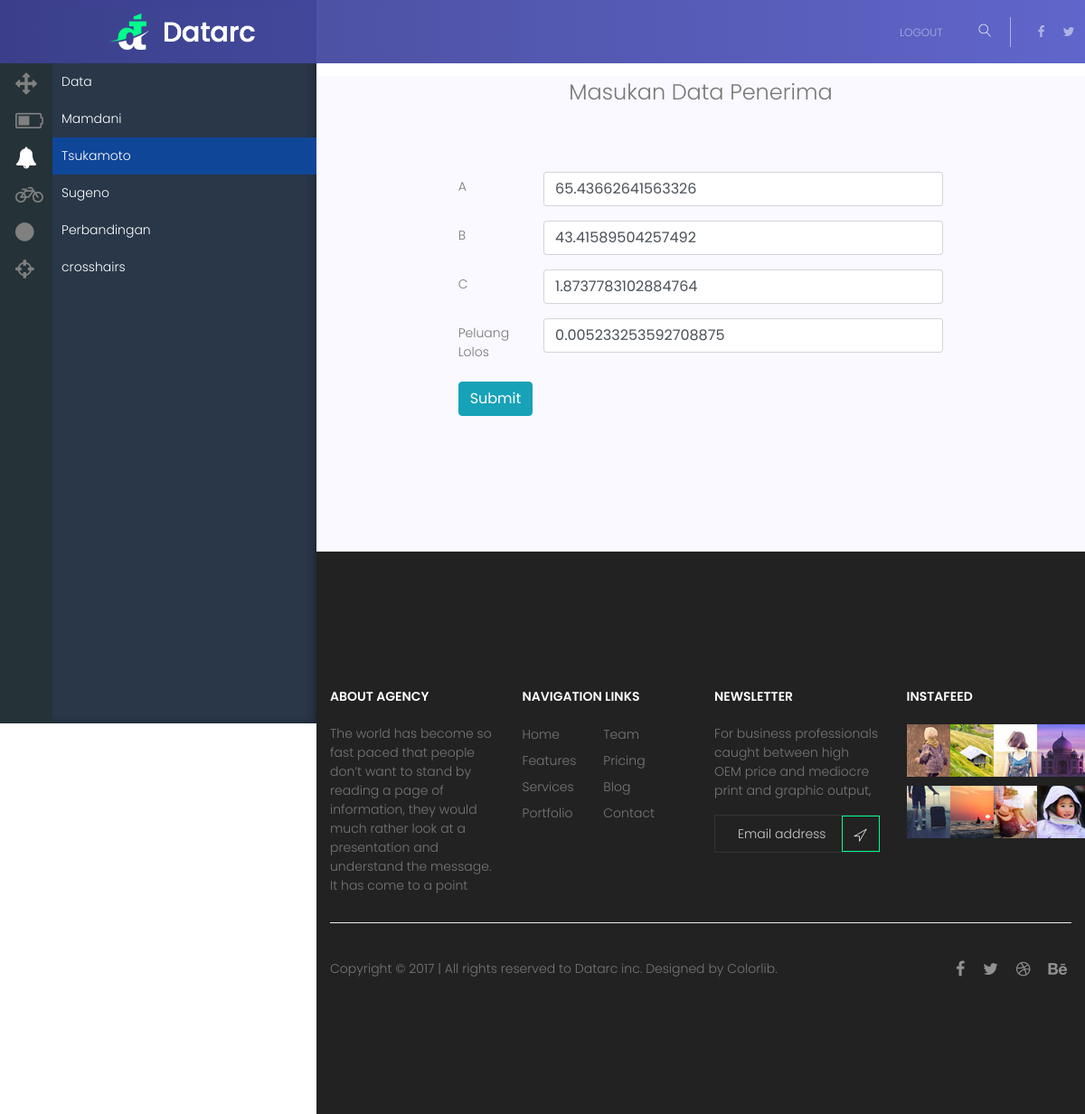
Before: /app/data/edit?id=1 (signed in) with the older database file.
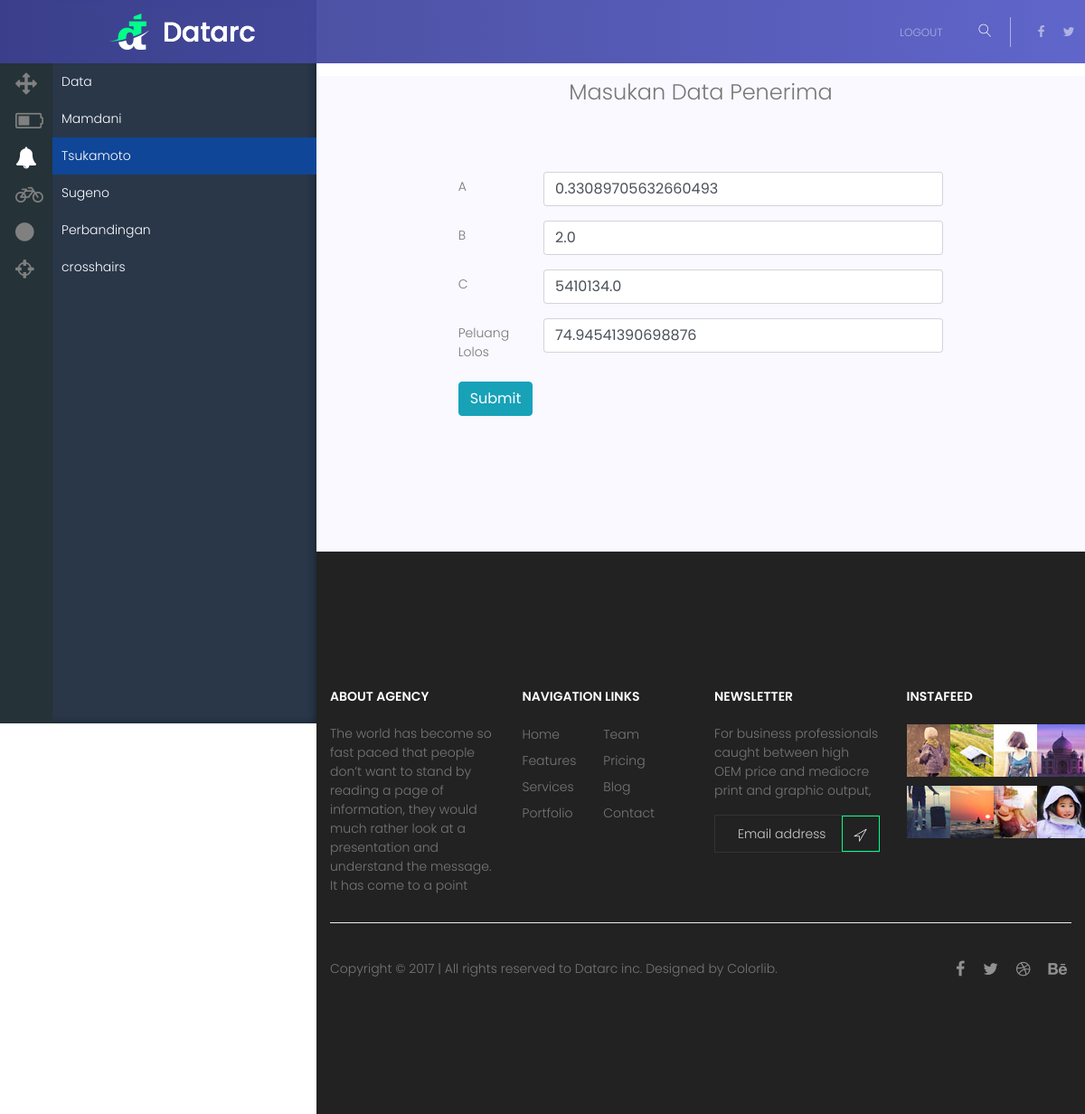
After: the same page with the newer database file.
### app/model.py (models this page shows)
class AppData(Base):
    __tablename__ = 'app_data'
    id = Column(Integer, primary_key=True)
    a = Column(Float, default=0.0)
    b = Column(Float, default=0.0)
    c = Column(Float, default=0.0)
    target = Column(Float, default=0.0)

### app/main_app.py (the view)
@bp.route('/data/edit', methods=['GET', 'POST'])
@dbsession_required
@login_required
def dataEdit():
    data_id = request.args.get('id')
    dbsession = g.get('dbsession')
    record = dbsession.query(AppData).filter_by(id=int(data_id)).first()
    if request.method == 'POST':
        a = request.form['a']
        b = request.form['b']
        c = request.form['c']
        target = request.form['target']
        record.a = a
        record.b = b
        record.c = c
        record.target = target
        dbsession.commit()
        return render_template('app/data-edit-result.html', id=data_id)
    else:
        return render_template('app/data-edit.html', x=record)

### app/auth.py (called while the page is built)
def login_required(f):
    @wraps(f)
    def decorated_function(*args, **kwargs):
        if 'user_id' not in session:
            return redirect(url_for('/auth/login'), next=request.url)
        return f(*args, **kwargs)
    return decorated_function

### app/model.py (called while the page is built)
def create_session():
    Base.metadata.bind = engine
    session = DBSession(bind=engine)
    return session

def dbsession_required(f):
    @wraps(f)
    def wrap(*args, **kwargs):
        dbsession = g.pop('dbsession', None)
        if dbsession is None:
            g.dbsession = create_session()
        return f(*args, **kwargs)
    return wrap

def close_session(e=None):
    session = g.pop('dbsession', None)
    if session is not None:
        session.close()

### app/templates/app/data-edit.html (shortened to what this page needs)
<!DOCTYPE html>
<html lang="zxx" class="no-js">
  <head>
    {% include 'commons/header.html' %}
    <link rel="stylesheet" href="/static/css/sidebar.css" />
  </head>
	<body>
    {% include 'app/commons/static-nav.html' %}
    {% include 'app/commons/sidebar.html' %}
    <div id="app-wrapper" class="top-section">
        <section class="gray-bg pb-150">
            <div class="container">
              <div class="row justify-content-center">
                <div class="col-lg-10">
                  <div class="section-title text-center">
                    <h3>Masukan Data Penerima</h3>
                  </div>
                </div>
              </div>
              <div class="row">
                <div class="col-md-8 col-sm-12 mx-auto">
                  <form method='POST' action="?id={{ x.id }}">
                    <div class="form-group row">
                      <label class="col-sm-2 col-form-label">A</label>
                      <div class="col-sm-10">
                        <input name="a" type="number" class="form-control" min="0" step="0.01"
                          value="{{ x.a }}"
                        />
                      </div>
                    </div>
                    <div class="form-group row">
                      <label class="col-sm-2 col-form-label">B</label>
                      <div class="col-sm-10">
                        <input name="b" type="number" class="form-control" min="0" step="0.01"
                          value="{{ x.b }}"
                        />
                      </div>
                    </div>
                    <div class="form-group row">
                      <label class="col-sm-2 col-form-label">C</label>
                      <div class="col-sm-10">
                        <input name="c" type="number" class="form-control" min="0" step="0.01"
                          value="{{ x.c }}"
                        />
                      </div>
                    </div>
                    <div class="form-group row">
                      <label class="col-sm-2 col-form-label">Peluang Lolos</label>
                      <div class="col-sm-10">
                        <input name="target" type="number" class="form-control" min="0" step="0.01"
                          value="{{ x.target }}"
                        />
                      </div>
                    </div>
                    <button type="submit" class="btn btn-info">Submit</button>
                  </form>
                </div>
              </div>
            </div>
          </section>
      {% include 'commons/footer.html' %}
    </div>
	</body>
</html>

### app/templates/commons/header.html (shortened to what this page needs)
  <link rel="stylesheet" href="/static/css/linearicons.css">
  <link rel="stylesheet" href="/static/css/owl.carousel.css">
  <link rel="stylesheet" href="/static/css/font-awesome.min.css">
  <link rel="stylesheet" href="/static/css/animate.css">
  <link rel="stylesheet" href="/static/css/bootstrap.css">
  <link rel="stylesheet" href="/static/css/main.css">

### app/templates/app/commons/static-nav.html (shortened to what this page needs)
<header class="default-header">
    <div class="sticky-wrapper is-sticky" style="height: 70px">
      <div class="static-header" style="width: 1351px; position: fixed; top: 0px;">
        <div class="container">
          <div class="header-content d-flex justify-content-between align-items-center">
            <div class="logo">
              <a href="/" class="smooth"><img src="/static/img/logo.png" alt=""></a>
            </div>
            <div class="right-bar d-flex align-items-center">
              <nav class="d-flex align-items-center">
                <ul class="main-menu">
                  <li><a href="/auth/logout">Logout</a></li>
                </ul>
              </nav>
              <div class="search relative">
                <span class="lnr lnr-magnifier"></span>
              </div>
              <div class="header-social d-flex align-items-center">
                <a href="#"><i class="fa fa-facebook"></i></a>
                <a href="#"><i class="fa fa-twitter"></i></a>
              </div>
            </div>
          </div>
        </div>
      </div>
    </div>
  </header>

### app/templates/app/commons/sidebar.html
<div class="wrapper">
    <aside class="main_sidebar">
        <ul>
            <li><i class="fa fa-arrows"></i><a href="/app/data">Data</a></li>
            <li><i class="fa fa-battery-2"></i><a href="/app/mamdani">Mamdani</a></li>
            <li class="active"><i class="fa fa-bell"></i><a href="#">Tsukamoto</a></li>
            <li><i class="fa fa-bicycle"></i><a href="#">Sugeno</a></li>
            <li><i class="fa fa-circle"></i><a href="#">Perbandingan</a></li>
            <li><i class="fa fa-crosshairs"></i><a href="#">crosshairs</a></li>
        </ul>
    </aside>
    <div class="mian">
        <h1>Prakash </h1>
    </div>
</div>

### app/templates/commons/footer.html (shortened to what this page needs)
<footer class="section-full">
    <div class="container">
      <div class="row">
        <div class="col-lg-3 col-sm-6">
          <div class="single-footer-widget">
            <h6 class="text-white text-uppercase mb-20">About Agency</h6>
            <p>The world has become so fast paced that people don’t want to stand by reading a page of information, they would much rather look at a presentation and understand the message. It has come to a point </p>
          </div>
        </div>
        <div class="col-lg-3 col-sm-6">
          <div class="single-footer-widget">
            <h6 class="text-white text-uppercase mb-20">Navigation Links</h6>
            <div class="d-flex">
              <ul class="footer-nav">
                <li><a href="#">Home</a></li>
                <li><a href="#">Features</a></li>
                <li><a href="#">Services</a></li>
                <li><a href="#">Portfolio</a></li>
              </ul>
              <ul class="ml-30 footer-nav">
                <li><a href="#">Team</a></li>
                <li><a href="#">Pricing</a></li>
                <li><a href="#">Blog</a></li>
                <li><a href="#">Contact</a></li>
              </ul>
            </div>
          </div>
        </div>
        <div class="col-lg-3 col-sm-6">
          <div class="single-footer-widget">
            <h6 class="text-white text-uppercase mb-20">Newsletter</h6>
            <p>For business professionals caught between high OEM price and mediocre print and graphic output,</p>
            <div id="mc_embed_signup">
              <form target="_blank" novalidate action="https://spondonit.us12.list-manage.com/subscribe/post?u=1462626880ade1ac87bd9c93a&id=92a4423d01" method="get" class="subscription relative d-flex justify-content-center">
                <input type="email" name="EMAIL" placeholder="Email address" onfocus="this.placeholder = ''" onblur="this.placeholder = 'Email address'" required>
                <button type="submit" class="newsletter-btn" name="subscribe"><span class="lnr lnr-location"></span></button>
              </form>
            </div>
          </div>
        </div>
        <div class="col-lg-3 col-sm-6">
          <div class="single-footer-widget">
            <h6 class="text-white text-uppercase mb-20">Instafeed</h6>
            <ul class="instafeed d-flex flex-wrap">
              <li><img src="img/i1.jpg" alt=""></li>
              <li><img src="img/i2.jpg" alt=""></li>
              <li><img src="img/i3.jpg" alt=""></li>
              <li><img src="img/i4.jpg" alt=""></li>
              <li><img src="img/i5.jpg" alt=""></li>
              <li><img src="img/i6.jpg" alt=""></li>
              <li><img src="img/i7.jpg" alt=""></li>
              <li><img src="img/i8.jpg" alt=""></li>
            </ul>
          </div>
        </div>
      </div>
      <div class="footer-bottom d-flex justify-content-between align-items-center">
        <p class="footer-text m-0">Copyright &copy; 2017  |  All rights reserved to <a href="#">Datarc inc.</a> Designed by <a href="https://colorlib.com/wp">Colorlib</a>.</p>
        <div class="footer-social d-flex align-items-center">
          <a href="#"><i class="fa fa-facebook"></i></a>
          <a href="#"><i class="fa fa-twitter"></i></a>
          <a href="#"><i class="fa fa-dribbble"></i></a>
          <a href="#"><i class="fa fa-behance"></i></a>
        </div>
      </div>
    </div>
  </footer>

### app/static/css/main.css (style rules this page uses)
body { color: #777777; font-family: "Poppins", sans-serif; font-size: 14px; font-weight: 300; line-height: 1.5em; position: relative; }
ol, ul { margin: 0; padding: 0; list-style: none; }
a { -webkit-transition: all 0.3s ease 0s; -moz-transition: all 0.3s ease 0s; -o-transition: all 0.3s ease 0s; transition: all 0.3s ease 0s; }
a, a:focus, a:hover { text-decoration: none; outline: 0; color: #777777; }
.gray-bg { background: #f9f9ff; }
h1, h2, h3, h4, h5, h6 { font-family: "Poppins", sans-serif; color: #222222; line-height: 1.5em; margin-bottom: 0; margin-top: 0; font-weight: 600; }
h1, .h1 { font-size: 36px; }
h3, .h3 { font-size: 24px; }
h6, .h6 { font-size: 14px; color: #222222; }
.ml-30 { margin-left: 30px; }
.mb-20 { margin-bottom: 20px; }
.pb-150 { padding-bottom: 150px; }
.text-white { color: #fff; }
.section-full { padding: 150px 0; }
.flex-wrap { -webkit-flex-wrap: wrap; -moz-flex-wrap: wrap; -ms-flex-wrap: wrap; flex-wrap: wrap; }
.relative { position: relative; }
.section-title { padding-bottom: 70px; }
.section-title h3 { font-weight: 300; font-size: 24px; color: #777777; }
.default-header { position: absolute; top: 0; left: 0; width: 100%; z-index: 9; }
.default-header .right-bar { position: relative; }
.default-header nav .main-menu { display: -webkit-box; display: -webkit-flex; display: -moz-flex; display: -ms-flexbox; display: flex; -webkit-box-align: center; -ms-flex-align: center; -webkit-align-items: center; -moz-align-items: center; align-items: center; }
.default-header nav .main-menu a { display: inline-block; color: rgba(255, 255, 255, 0.5); margin: 0 20px; text-transform: uppercase; font-size: 12px; }
.search { padding: 6px 20px; border-right: 1px solid rgba(255, 255, 255, 0.5); cursor: pointer; }
.search span { color: #fff; }
.header-social { margin-left: 20px; }
.header-social a { margin: 0 5px; padding: 0 5px; display: inline-block; color: rgba(255, 255, 255, 0.5); }
.footer-social { margin-right: -5px; }
.footer-social a { font-size: 18px; margin: 0 5px; padding: 0 5px; display: inline-block; color: rgba(255, 255, 255, 0.5); }
footer { background: #222222; }
footer .footer-nav { margin-top: -7px; }
footer .footer-nav li { margin-top: 8px; }
.subscription input { width: 100%; line-height: 40px; border: 1px solid #333333; padding: 0 50px 0 25px; background: transparent; color: #fff; font-weight: 300; }
.subscription .newsletter-btn { width: 42px; height: 40px; line-height: 42px; text-align: center; background: transparent; color: #fff; position: absolute; top: 1px; right: 0; border: 1px solid #00ff8c; -webkit-transition: all 0.3s ease 0s; -moz-transition: all 0.3s ease 0s; -o-transition: all 0.3s ease 0s; transition: all 0.3s ease 0s; cursor: pointer; }
.instafeed { margin: -5px; }
.instafeed li { width: 25%; }
.instafeed li img { margin: 5px; }
.single-footer-widget { margin-bottom: 30px; }
.footer-bottom { padding-top: 40px; border-top: 1px solid #eee; }
.static-header { padding: 15px 0; background: linear-gradient(to right, rgba(60, 64, 143, 0.95) 0%, rgba(91, 97, 207, 0.95) 100%); }

### app/static/css/sidebar.css (style rules this page uses)
.main_sidebar { min-height:100vh; position:fixed; padding-top: 70px; top:0; left:0; width:350px; transition: all 300ms cubic-bezier(0.65, 0.05, 0.36, 1); will-change: left, width; box-shadow: inset -1px 0 10px rgba(0, 0, 0, 0.4); background: #293749; }
.main_sidebar:after { content: ''; background-color: #253238; position: absolute; top: 0; z-index: -1; height: 100%; width: 58px; }
.main_sidebar ul { list-style:none; padding-left:58px; }
.main_sidebar ul li { padding:10px; }
.main_sidebar ul li a { color:#fff; display:block; }
.main_sidebar ul li i { float:left; color:grey; margin-left:-58px; font-size:24px; padding-left:7px; }
.main_sidebar ul li.active { background:#0f4698; }
.main_sidebar ul li.active i { color:#fff; }
#app-wrapper { margin-left: 350px; }
.top-section { padding-top: 30px; }

Changed rows visible on the page:
changed AppData: a "65.43662641563326" → "0.33089705632660493"; b "43.41589504257492" → "2.0"; c "1.8737783102884764" → "5410134.0"; target "0.005233253592708875" → "74.94541390698876"
